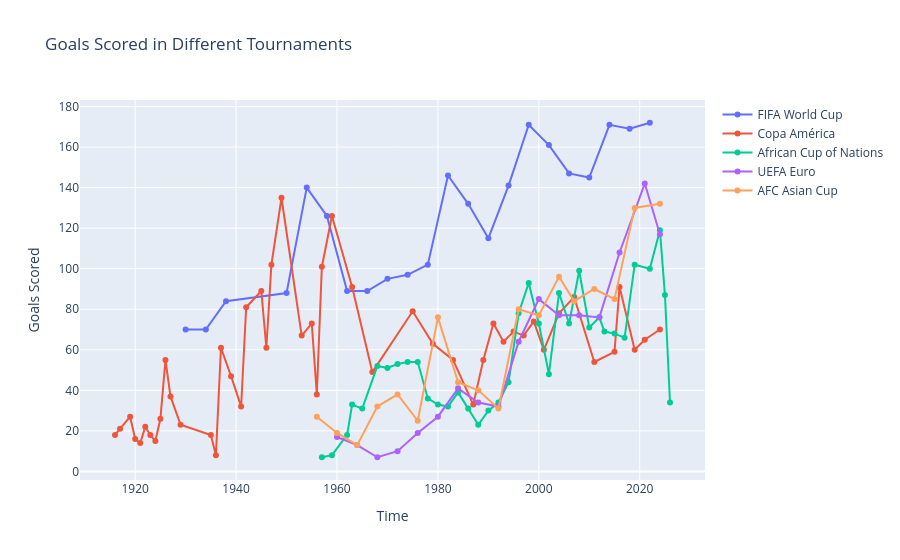

Notebook source saved alongside this figure:
### Code cell
import plotly.graph_objs as go
import plotly.offline as pyo

# Create a single plot
fig = go.Figure()

# Add line plots to the single plot
fig.add_trace(go.Scatter(x=world_cup_goals.index, y=world_cup_goals['Goals Scored'], mode='lines+markers', name='FIFA World Cup'))
fig.add_trace(go.Scatter(x=copa_america_goals.index, y=copa_america_goals['Goals Scored'], mode='lines+markers', name='Copa América'))
fig.add_trace(go.Scatter(x=afcon_goals.index, y=afcon_goals['Goals Scored'], mode='lines+markers', name='African Cup of Nations'))
fig.add_trace(go.Scatter(x=euros_goals.index, y=euros_goals['Goals Scored'], mode='lines+markers', name='UEFA Euro'))
fig.add_trace(go.Scatter(x=asian_cup_goals.index, y=asian_cup_goals['Goals Scored'], mode='lines+markers', name='AFC Asian Cup'))

# Update layout settings
fig.update_layout(title='Goals Scored in Different Tournaments', xaxis_title='Time', yaxis_title='Goals Scored')

# Show the plot
# pyo.iplot(fig)
fig.show()

### Figure 1 — Plotly figure (JSON) as saved in the notebook; plotly's stock layout.template omitted (floating-point values rounded to 4 significant figures)
{"data": [{"mode": "lines+markers", "name": "FIFA World Cup", "type": "scatter", "x": [1930, 1934, 1938, 1950, 1954, 1958, 1962, 1966, 1970, 1974, 1978, 1982, 1986, 1990, 1994, 1998, 2002, 2006, 2010, 2014, 2018, 2022], "y": [70.0, 70.0, 84.0, 88.0, 140.0, 126.0, 89.0, 89.0, 95.0, 97.0, 102.0, 146.0, 132.0, 115.0, 141.0, 171.0, 161.0, 147.0, 145.0, 171.0, 169.0, 172.0]}, {"mode": "lines+markers", "name": "Copa América", "type": "scatter", "x": [1916, 1917, 1919, 1920, 1921, 1922, 1923, 1924, 1925, 1926, 1927, 1929, 1935, 1936, 1937, 1939, 1941, 1942, 1945, 1946, 1947, 1949, 1953, 1955, 1956, 1957, 1959, 1963, 1967, 1975, 1979, 1983, 1987, 1989, 1991, 1993, 1995, 1997, 1999, 2001, 2004, 2007, 2011, 2015, 2016, 2019, 2021, 2024], "y": [18.0, 21.0, 27.0, 16.0, 14.0, 22.0, 18.0, 15.0, 26.0, 55.0, 37.0, 23.0, 18.0, 8.0, 61.0, 47.0, 32.0, 81.0, 89.0, 61.0, 102.0, 135.0, 67.0, 73.0, 38.0, 101.0, 126.0, 91.0, 49.0, 79.0, 63.0, 55.0, 33.0, 55.0, 73.0, 64.0, 69.0, 67.0, 74.0, 60.0, 78.0, 86.0, 54.0, 59.0, 91.0, 60.0, 65.0, 70.0]}, {"mode": "lines+markers", "name": "African Cup of Nations", "type": "scatter", "x": [1957, 1959, 1962, 1963, 1965, 1968, 1970, 1972, 1974, 1976, 1978, 1980, 1982, 1984, 1986, 1988, 1990, 1992, 1994, 1996, 1998, 2000, 2002, 2004, 2006, 2008, 2010, 2012, 2013, 2015, 2017, 2019, 2022, 2024, 2025, 2026], "y": [7.0, 8.0, 18.0, 33.0, 31.0, 52.0, 51.0, 53.0, 54.0, 54.0, 36.0, 33.0, 32.0, 39.0, 31.0, 23.0, 30.0, 34.0, 44.0, 78.0, 93.0, 73.0, 48.0, 88.0, 73.0, 99.0, 71.0, 76.0, 69.0, 68.0, 66.0, 102.0, 100.0, 119.0, 87.0, 34.0]}, {"mode": "lines+markers", "name": "UEFA Euro", "type": "scatter", "x": [1960, 1964, 1968, 1972, 1976, 1980, 1984, 1988, 1992, 1996, 2000, 2004, 2008, 2012, 2016, 2021, 2024], "y": [17.0, 13.0, 7.0, 10.0, 19.0, 27.0, 41.0, 34.0, 32.0, 64.0, 85.0, 77.0, 77.0, 76.0, 108.0, 142.0, 117.0]}, {"mode": "lines+markers", "name": "AFC Asian Cup", "type": "scatter", "x": [1956, 1960, 1964, 1968, 1972, 1976, 1980, 1984, 1988, 1992, 1996, 2000, 2004, 2007, 2011, 2015, 2019, 2024], "y": [27.0, 19.0, 13.0, 32.0, 38.0, 25.0, 76.0, 44.0, 40.0, 31.0, 80.0, 77.0, 96.0, 84.0, 90.0, 85.0, 130.0, 132.0]}], "layout": {"title": {"text": "Goals Scored in Different Tournaments"}, "xaxis": {"title": {"text": "Time"}}, "yaxis": {"title": {"text": "Goals Scored"}}}}
